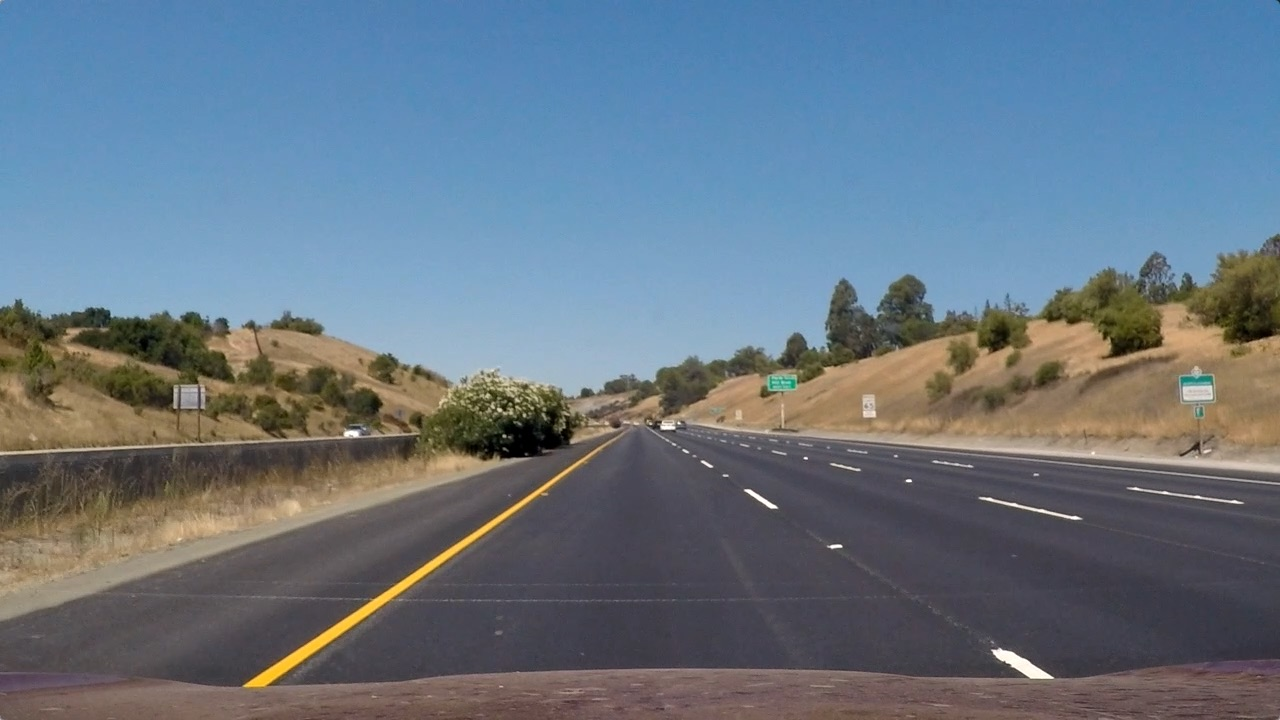
#> input picture test_images/straight_lines1.jpg, 1280 x 720 px; its folder holds 4 pictures in this run; the run also reads 2 pictures not shown here
$ jupyter execute advanced_lane_finding.ipynb   (shell and % lines are left out)   (older library calls are emulated)
#> lines starting #> are read from the running program, lines starting #| are printed output that depends on the picture; after the words box and inside, x2 and y2 are one past the last pixel; in counts of white or black regions, pixels touching at a corner belong together
[cell 1]
#importing necessary libraries
import os
import glob
import numpy as np
import cv2
import matplotlib.pyplot as plt
import matplotlib.image as mpimg
from collections import namedtuple
from moviepy.editor import VideoFileClip
from IPython.display import  HTML

**Helper function for showing image lists**

[cell 2]
def show_img_list(image_list, per_row, num_row, cmap=None, set_title=False):
    """Shows many number of images on per_row basis.
       If set_title is true then puts title original and output image
    """
    assert len(image_list)== per_row*num_row, \
    f"number of images in image_list must be equal to the per_row x num_row"


    fig,axes = plt.subplots(nrows=num_row, ncols=per_row)
    axes = axes.flatten()
    titles = ['Original Image', 'Output Image']

    fig.set_dpi(100)
    fig.set_tight_layout(True)
    fig.set_figheight(8)
    fig.set_figwidth(10)
    for idx,ax in enumerate(axes):
        ax.imshow(image_list[idx], cmap=cmap)
        # set title only work if there is two images for comparison purpose
        if set_title and len(image_list)==2:
            ax.set_title(titles[idx], fontsize=12)

[cell 3]
#read all the test images list
test_images = list(map(mpimg.imread, glob.glob('test_images/*.jpg')))
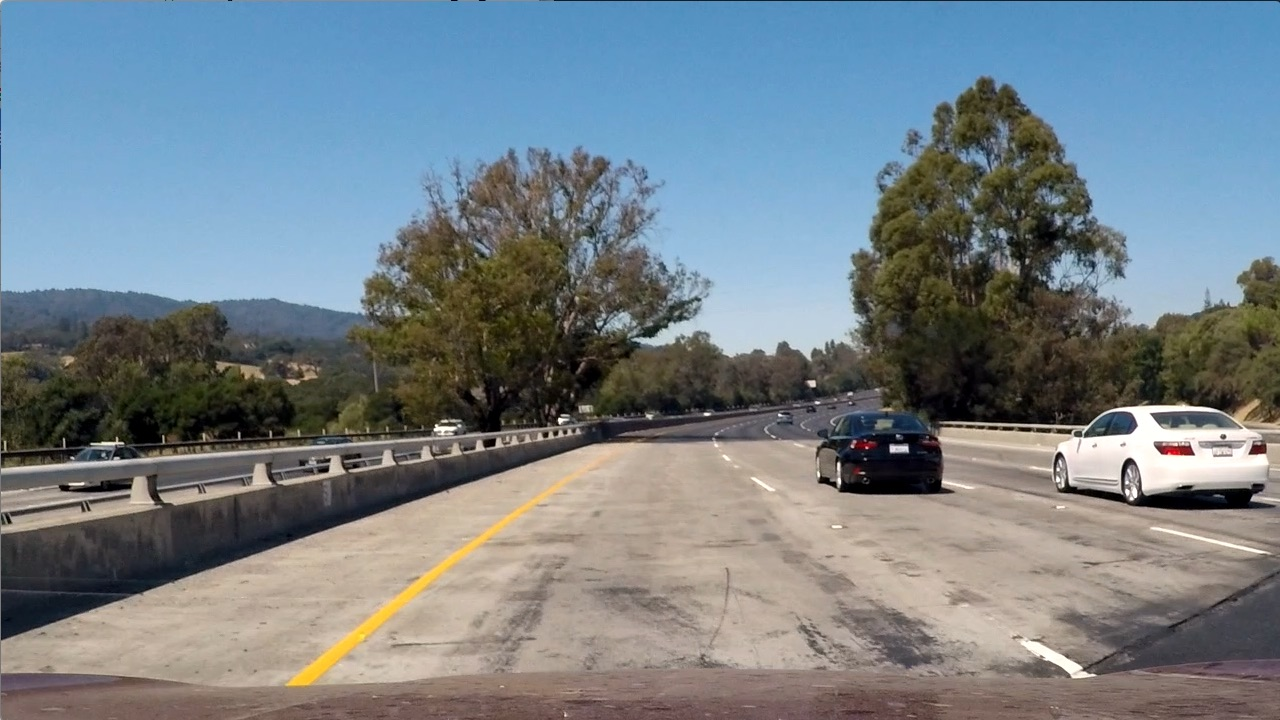
#> input picture test_images/test1.jpg, 1280 x 720 px
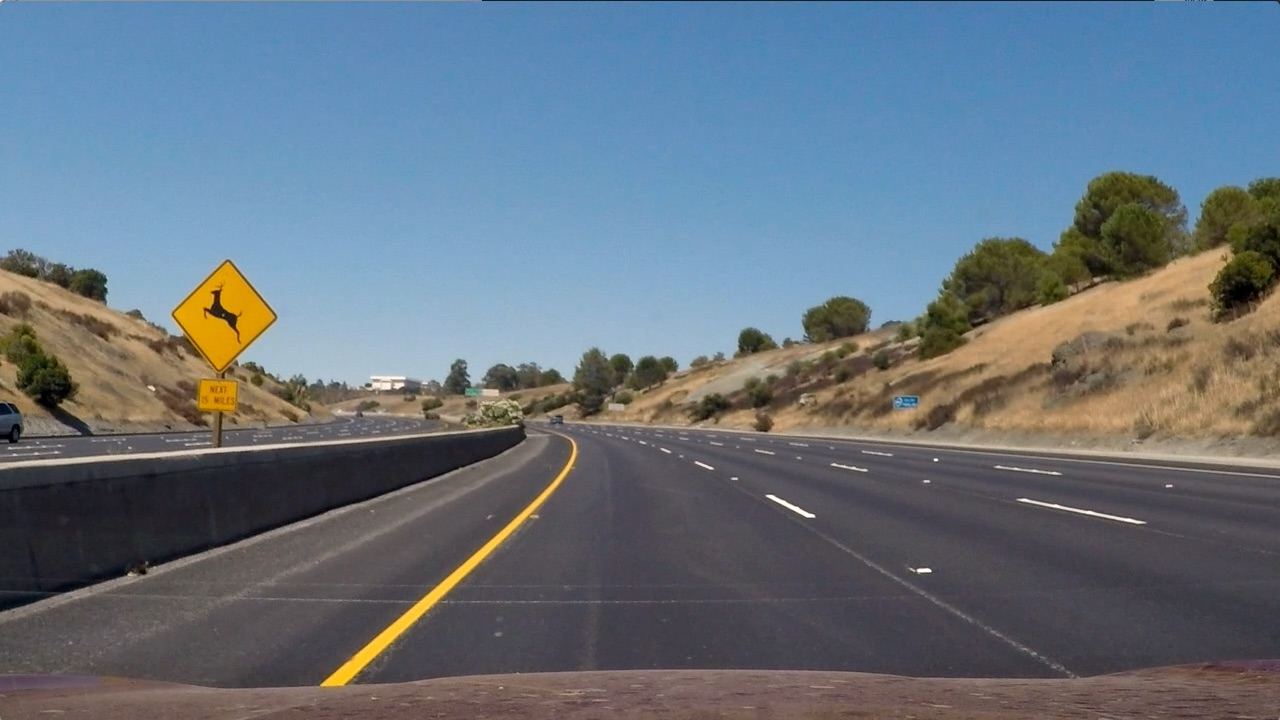
#> input picture test_images/test2.jpg, 1280 x 720 px
#> test_images = 4 items
# show any two of them
show_img_list(test_images[2:4], 2, 1)
#> (the call stopped at in show_img_list, `fig,axes = plt.subplots(nrows=num_row, ncols=per_row)`: IPython is not available in this run)

## Camera calibration and finding chess board corners

**First find the calibration matrix and then distortion co-efficient for a set of distorted chessboard images.**

[cell 4]
#board-dimension
board_dim = (9, 6)

# prepare object points, like (0,0,0), (1,0,0), (2,0,0) ....,(6,5,0)
numx, numy = board_dim
objp = np.zeros((numx*numy,3), np.float32)
objp[:,:2] = np.mgrid[0:numx, 0:numy].T.reshape(-1,2)

# Arrays to store object points and image points from all the images.
objpoints = [] # 3d points in real world space
imgpoints = [] # 2d points in image plane.

# Make a list of calibration images
images = glob.glob('camera_cal/*.jpg')

# Step through the list and search for chessboard corners
for idx, fname in enumerate(images):
    img = cv2.imread(fname)
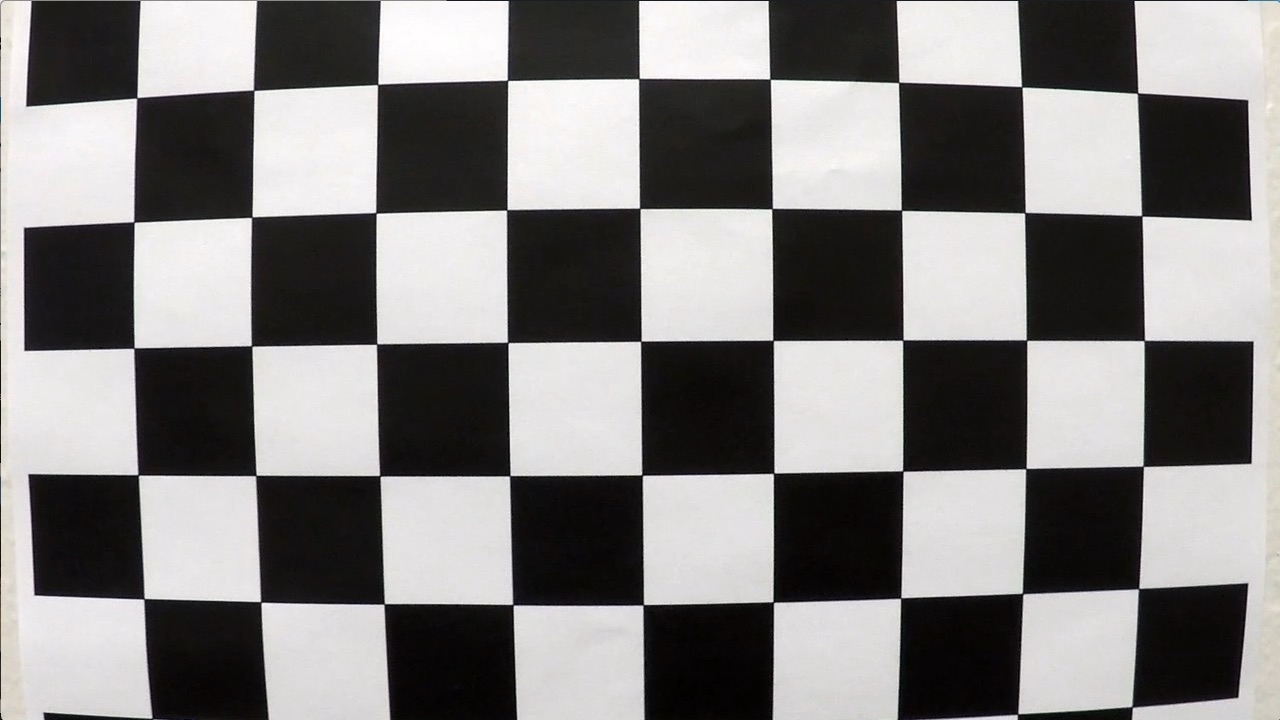
#> input picture camera_cal/calibration1.jpg, 1280 x 720 px
#> img is the input picture: shape (720, 1280, 3); mean B, G, R 127.8, 128.4, 130.1
    #cv2.imread function read all images in 'BGR'  format not in 'RGB' format
    gray = cv2.cvtColor(img, cv2.COLOR_BGR2GRAY)

    # Find the chessboard corners
    ret, corners = cv2.findChessboardCorners(gray, board_dim, None)
#> ret = False; corners = None

    # If found, add object points, image points
    if ret == True:
        objpoints.append(objp)
        imgpoints.append(corners)

        # Draw and display the corners
        cv2.drawChessboardCorners(img, board_dim, corners, ret)
        #save image after drawing corners on 'camera_cal_output' folder
        mpimg.imsave('/'.join(['camera_cal_output', fname.split('/')[-1]]), img, format='jpg')

[cell 5]
#plot original calibration image and the same after finding chess-board corner
orig_img = mpimg.imread('camera_cal/calibration2.jpg')
output_chessbrd = mpimg.imread('camera_cal_output/calibration2.jpg')
show_img_list([orig_img, output_chessbrd], 2, 1, set_title=True)
#> (the call stopped at in show_img_list, `fig,axes = plt.subplots(nrows=num_row, ncols=per_row)`: IPython is not available in this run)

### Function for calibrating camera and undistort the input image

[cell 6]
def undistort_image(img, object_pts, image_pts):
    """Function for undistorting a image by camera Calibration.
       Args:
       ----
       image_path: path to the image want to undistort
       objects_pts: object points which are 3d points in real world'sspace
       image_pts: 2d pts in image plane

       Return:
       The undistorted image
    """
    # Getting the shape or size for
    img_size = (img.shape[1], img.shape[0])
    #calibrate the camera and find the cameraMatrix and distortion coefficients
    retval, cameraMatrix, distCoeffs, rvecs, tvecs = cv2.calibrateCamera(objpoints,
                                                                         imgpoints,
                                                                         img_size, None, None)
    #Now undistort the image using cv2.undistort functio
    undistorted_img = cv2.undistort(img, cameraMatrix, distCoeffs, None, cameraMatrix)

    return undistorted_img

[cell 7]
# show a calibration image before and after calibration
dist_img = mpimg.imread('camera_cal/calibration1.jpg')
undist_img = undistort_image(dist_img, objpoints, imgpoints)
#> in undistort_image, `retval, cameraMatrix, distCoeffs, rvecs, tvecs = cv2.calibrateCamera(o..`: retval = 0.867; cameraMatrix = [[788.8, 0, 646.8], [0, 756, 212.5], [0, 0, 1]]; distCoeffs = [[-0.159, 0.0736, 0.0212, 0.00277, -0.00689]]; rvecs = ([0.401, -0.0328, 0.0155],); tvecs = ([-3.67, -0.395, 5.45],)
show_img_list([dist_img, undist_img], 2, 1, set_title=True)
#> (the call stopped at in show_img_list, `fig,axes = plt.subplots(nrows=num_row, ncols=per_row)`: IPython is not available in this run)

[cell 8]
# show a test image before and after calibration
undist_test_img = undistort_image(test_images[2], objpoints, imgpoints)
#> in undistort_image, img is the input picture: shape (720, 1280, 3); mean R, G, B 117.5, 128.7, 135.5
show_img_list([test_images[2], undist_test_img], 2, 1, set_title=True)
#> (the call stopped at in show_img_list, `fig,axes = plt.subplots(nrows=num_row, ncols=per_row)`: IPython is not available in this run)

[cell 9]
class LaneMarker(object):
    """Lane marker class.
    Main task of this class is to provide all necessary methods
    to transform a image such that lane it is easy to detect lane line markings.

    a method transform_image is provided with all possible best parameters.

    But one can use other methods rather than transform_image to make their own
    pipelines with best parameters one have found.
    """

    def __init__(self, image):
        assert isinstance(image, (np.ndarray, list)), "Image must be in a numpy array or python list"
        self.image = image

    @property
    def gray_space(self):
        """function for converting the color space into grayscale"""
        return cv2.cvtColor(self.image, cv2.COLOR_RGB2GRAY)

    # [52 lines left out: functions hls_space, r_space, g_space, b_space, h_space, l_space and 2 more, not called in this run]

    def select_yellow(self):
        """Function for selecting yellow pixels"""

        hsv = cv2.cvtColor(self.image, cv2.COLOR_RGB2HSV)
        lower = np.array([0, 80, 200])
        upper = np.array([40, 255, 255])
        mask = cv2.inRange(hsv, lower, upper)
        return mask


    def select_white(self):
        """function for selecting white pixels"""
        lower = np.array([202, 202, 202])
        upper = np.array([255, 255, 255])
        mask = cv2.inRange(self.image, lower, upper)
        return mask

    def _compute_sobel(self,image_space,kernel_size=3):
        '''Function for computing sobelx and sobely'''

        spaces = ['rgb', 'hls', 'gray', 'r', 'g', 'b', 'h', 'l', 's']

        assert image_space in spaces, f"image space must be one of {', '.join(spaces)}"

        image_space = f"self.{image_space}_space"

        #sobel operator for x gradient
        sobelx = cv2.Sobel(eval(image_space), cv2.CV_64F, 1, 0, ksize=kernel_size)
        #sobel operator for y grad
        sobely = cv2.Sobel(eval(image_space), cv2.CV_64F, 0, 1, ksize=kernel_size)

        return sobelx, sobely


    # [16 lines left out: function abs_sobel_thresh, not called in this run]


    def thresh_mag(self, space, mag_thres=(0,255)):
        """function that computes euclidean magnitude of sobel components
           on a particular color space.
           Returns a thresolded binary image of computed magnitude
        """

        sobelx, sobely = self._compute_sobel(space)
        #computing the magnitude for x and y components
        grad_mag = np.hypot(sobelx, sobely)
        # scaling the image
        scale_factor = np.max(grad_mag)/255
        grad_mag = (grad_mag/scale_factor).astype(np.uint8)

        #computing thresolded binary
        binary_output = np.zeros_like(grad_mag)
        binary_output[(grad_mag >= mag_thres[0]) & (grad_mag <= mag_thres[1])] = 1

        # Return the binary image
        return binary_output


    # [15 lines left out: function thresh_dir, not called in this run]


    def transform_image_v1(self,
                 grad_space='gray',
                 color_space='s',
                 grad='x',
                 mag_thresh=(20, 255),
                 color_thresh=(170,255)):
        """
        Arguments:
           grad_space: color space in which gradient will be computed.(default: grayscale)
           color_space: color space in which color thresolding will be done.(defalult: s [saturation])
           grad : either 'x' or 'y' (the direction where sobel value will be calculated)
           grad_thresh: default is (20, 100)
           color_thresh: default is (170, 255)

        return two binary images color_binary and combined_binary
        """

        grad_binary = self.thresh_mag(space=grad_space, mag_thres=mag_thresh)

        yellow_mask = self.select_yellow()
        white_mask = self.select_white()

        color_mask = cv2.bitwise_or(yellow_mask, white_mask)
        combined_binary = cv2.bitwise_or(grad_binary, color_mask)

        return combined_binary

[cell 10]
# source and destination points for perspective transform
# It is chosen manually that is why it can't be used in other video frames
# Creating a named tuple object called Points with src and dst attribute
Points = namedtuple('Points', ['src', 'dst'])
SRC = [[710, 460], [1090, 720], [200, 720], [580, 460]]
DST = [[990, 0], [990, 720], [300, 720], [300, 0]]
pts = Points(SRC, DST)

[cell 11]
# Define Perspective transform function
def wrap(img, src, dst):
    """function that wraps an image with src and dst given
       returns the wraped image with transform matrix and its inverse.
    """
    # undistort images
    img = undistort_image(img, objpoints, imgpoints)
#> in undistort_image, img is the input picture: shape (720, 1280, 3); mean R, G, B 103.2, 117.7, 131.2

    # Define calibration box in source (original) and destination (desired or wrapped) coordinates
    img_size = (img.shape[1], img.shape[0])

    # Four source coordinates
    src = np.float32(src)

    # Four desired coordinates
    dst = np.float32(dst)

    # Compute the perspective transform, M
    M = cv2.getPerspectiveTransform(src, dst)

    # Compute the inverse perspective Minv
    Minv = cv2.getPerspectiveTransform(dst, src)

    # Create the wrapped image = uses linear interpolation
    wraped = cv2.warpPerspective(img, M, img_size, flags=cv2.INTER_LINEAR)

    return wraped, M, Minv

[cell 12]
# example of perspective transform (bird's eye view)
birds_eye_view = wrap(test_images[0], pts.src, pts.dst)
show_img_list([test_images[0], birds_eye_view[0]], 2, 1, set_title=True)
#> (the call stopped at in show_img_list, `fig,axes = plt.subplots(nrows=num_row, ncols=per_row)`: IPython is not available in this run)

[cell 13]
# Now checking our transform_image method and wrap function how working on test images
transformed_imgs = list(map(lambda x: LaneMarker(x).transform_image_v1(), test_images))
#> in thresh_mag, `scale_factor = np.max(grad_mag)/255`: scale_factor = 3.12
#> call 3 of transform_image_v1, with grad_space = 'gray', color_space = 's', grad = 'x', mag_thresh = (20, 255), color_thresh = (170, 255)
#> in transform_image_v1 (call 3), `color_mask = cv2.bitwise_or(yellow_mask, white_mask)`:
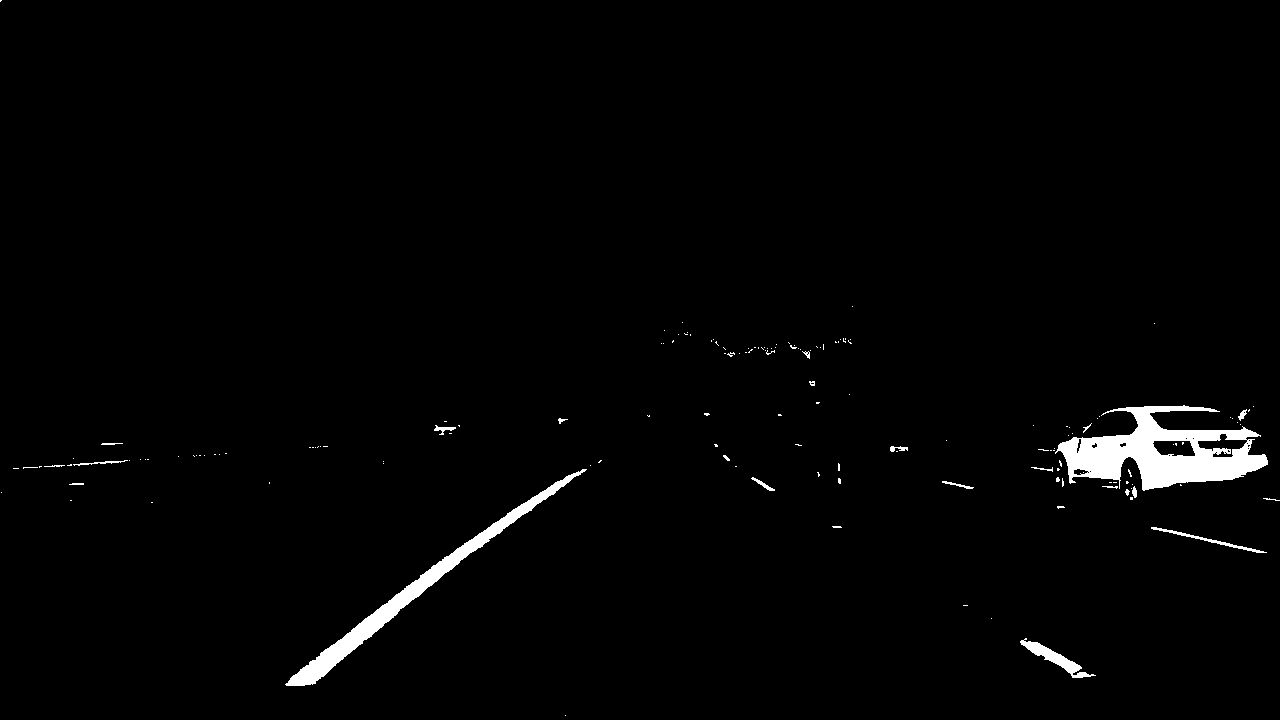
#> color_mask: shape (720, 1280); 1.7% white; 156 white regions (133 under 20 px), largest, box (x1, y1, x2, y2) and area: (1055, 405, 1268, 491) 8703, (285, 469, 587, 686) 4751, (1020, 638, 1096, 678) 731
#> transformed_imgs = 4 items
wraped_imgs = list(map(lambda x:wrap(x, pts.src, pts.dst)[0], transformed_imgs))
#> wraped_imgs = 4 items

[cell 14]
# saving all the images
image_names = os.listdir('test_images')
TRANSFORMED_PATH = 'test_images_transformed'
WRAPED_PATH = 'test_images_wraped'

if not os.path.exists(TRANSFORMED_PATH):
    os.mkdir(TRANSFORMED_PATH)

if not os.path.exists(WRAPED_PATH):
    os.mkdir(WRAPED_PATH)

for timg, wimg, fname in zip(transformed_imgs, wraped_imgs, image_names):
    mpimg.imsave(os.path.join(TRANSFORMED_PATH, fname), timg, format='jpg', cmap='gray')
    mpimg.imsave(os.path.join(WRAPED_PATH, fname), wimg, format='jpg', cmap='gray')
#> this loop made 4 passes
#> fname on passes 1 to 4: 'straight_lines1.jpg', 'straight_lines2.jpg', 'test1.jpg', 'test2.jpg'

[cell 15]
# showing any image before and after transformation
show_img_list([test_images[0], transformed_imgs[0]], 2, 1, set_title=True, cmap='gray')
#> (the call stopped at in show_img_list, `fig,axes = plt.subplots(nrows=num_row, ncols=per_row)`: IPython is not available in this run)

[cell 16]
# showing any image before and after wraping
# example of birds eye view
show_img_list([transformed_imgs[0], wraped_imgs[0]], 2, 1, set_title=True, cmap='gray')
#> (the call stopped at in show_img_list, `fig,axes = plt.subplots(nrows=num_row, ncols=per_row)`: IPython is not available in this run)
